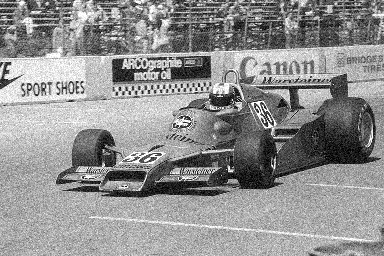
%> input picture racing-noisy.png, 384 x 256 px
$ octave myLPF.m   (GNU Octave 9; MATLAB toolbox functions it lacks are replaced by stand-ins)
%> lines starting %> are read from the running program, lines starting %| are printed output that depends on the picture
### tofloat.m

function [ out, revertclass ] = tofloat( in )
%TOFLOAT Convert image to floating point
%   [OUT, REVERTCLASS] = TOFLOAT(IN) converts the input image IN to
%   floating-point. If IN is a double or single image, then OUT equals IN.
%   Otherwise, OUT equals IM2SINGLE(IN). REVERTCLASS is a function handle
%   that can be used o convert back to the class of IN.
%
%   Author: Roland Bruggmann
%   Created: January 2016
%
%   Reference:
%   Rafael C. Gonzales, Richard E. Woods und Steven L. Eddins.
%   Digital Image Processing using MATLAB(R). 2. Ed.
%   Appendix C. P. 806.
%   Prentice Hall, 2004. isbn: 978-0-982-08540-0.

    identity = @(x) x;
    tosingle = @im2single;

    table = {
        'uint8',   tosingle, @im2uint8
        'uint16',  tosingle, @im2uint16
        'int16',   tosingle, @im2int16
        'logical', tosingle, @logical
        'double',  identity, identity
        'single',  identity, identity
    };

    classIndex = find(strcmp(class(in),table(:,1)));

    if isempty(classIndex)
        error('');
    end

    out = table{classIndex,2}(in);
    revertclass = table{classIndex,3};

end

### paddedsize.m
function PQ = paddedsize(AB, CD, PARAM)
%PADDEDSIZE Computes padded sizes useful for FFT-based filtering.
% PQ = PADDEDSIZE(AB), where AB is a two-element size vector, computes the
% two-element size vecter PQ = 2*AB.
%
% PQ = PADDEDSIZE(AB, 'PWR2') computes the vector PQ such that PQ(1) =
% PQ(2) = 2^nextpow2(2*m), where m is MAX(AB).
%
% PQ = PADDEDSIZE(AB, CD), where AB and CD are two-element size vectors,
% computes the two-element size vector PQ. The elements of PQ are the
% smallest even integers greater than or equal to AB + CD -1.
%
% PQ = PADDEDSIZE(AB, CD, 'PWR2') computes the vector PQ such that PQ(1) =
% PQ(2) = 2^nextpow2(2*m), where m is MAX([AB CD]).
%
% Function rewritten from Gonzalez, Woods, Eddins; Digital Image Processing using Matlab
% Prentice Hall, 2004

if nargin ==1
    PQ = 2*AB;
elseif nargin == 2 & ~ischar(CD)
    PQ = AB +CD -1;
    PQ = 2*ceil(PQ/2);
elseif nargin ==2
    m= max(AB); %Maximum dimension

    %Find power-of-2 at least twice m.
	P = 2^nextpow2(2*m);
	PQ = [P, P];
elseif nargin == 3
    m=max([AB CD]); % Maximum dimension.
    P = 2^nextpow2(2*m);
    PQ = [P, P];
else
    error('Wrong number of inputs')
end

### myLPF.m
input=imread('racing-noisy.png');
%> input is the input picture: size 256x384 uint8; min 0, max 255, mean 144.3

figure,imshow(input);
title('Input Image');

% Get size
dimX = size(input,1);
%> dimX = 256
dimY = size(input,2);
%> dimY = 384

% Convert pixel type to float
[f, revertclass] = tofloat(input);

% Determine good padding for Fourier transform
PQ = paddedsize(size(input));
%> PQ = [512 768]

% Fourier tranform of padded input image
F = fft2(f,PQ(1),PQ(2));
F = fftshift(F);
figure,imshow(log(1+abs((F))), []);
%> after `imshow(log(1+abs((F))), [])`:
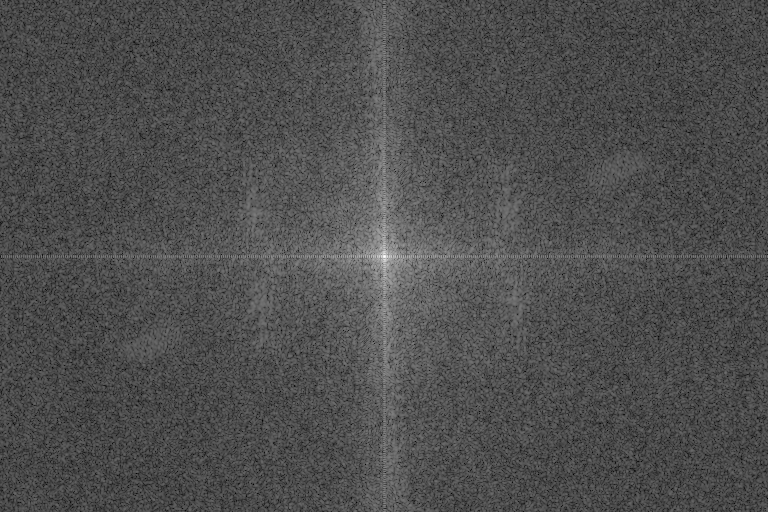
%> displayed picture: size 512x768, on the screen's scale of 0 to 255; min 0, max 255, mean 78.2

% -------------------------------------------------------------------------

%
% Creating Frequency filter and apply - High pass filter
%

%
% ToDo
%
G = F;

% -------------------------------------------------------------------------

% Inverse Fourier Transform
G = ifftshift(G);
g = ifft2(G);
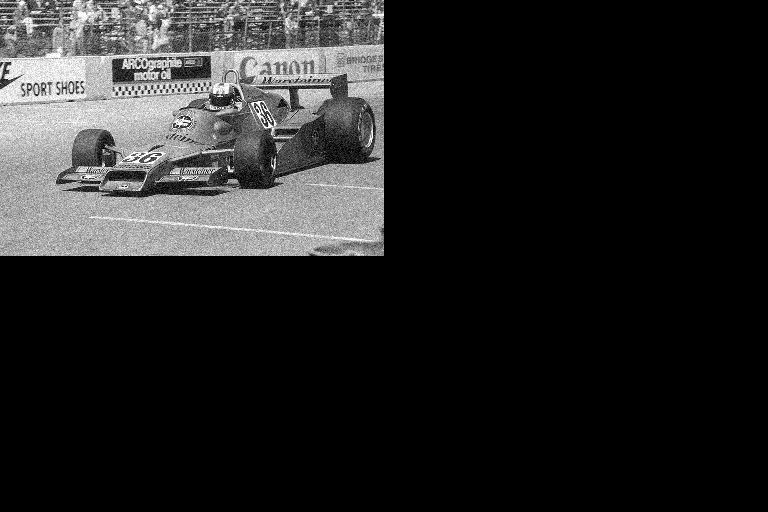
%> g: size 512x768 single; min -2.76e-07, max 1, mean 0.141; drawn with min black and max white

% Revert back to input pixel type
g = revertclass(g);
%> g: size 512x768 uint8

% Crop the image to undo padding
g = g(1:dimX, 1:dimY);

figure,imshow(g, []);
title('Result Image');

$ run again, with cat-halftone.png copied over racing-noisy.png
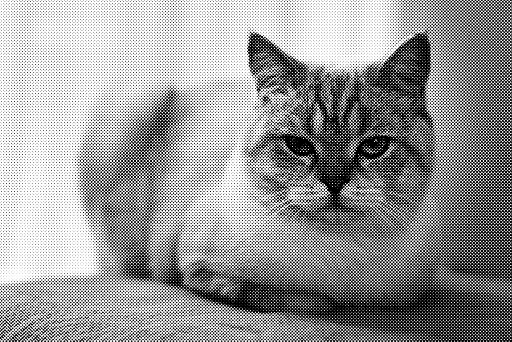
%> input picture cat-halftone.png, 512 x 342 px
%> input is the input picture: size 342x512 uint8; min 0, max 255, mean 151.5
%> `imshow(log(1+abs((F))), [])`:
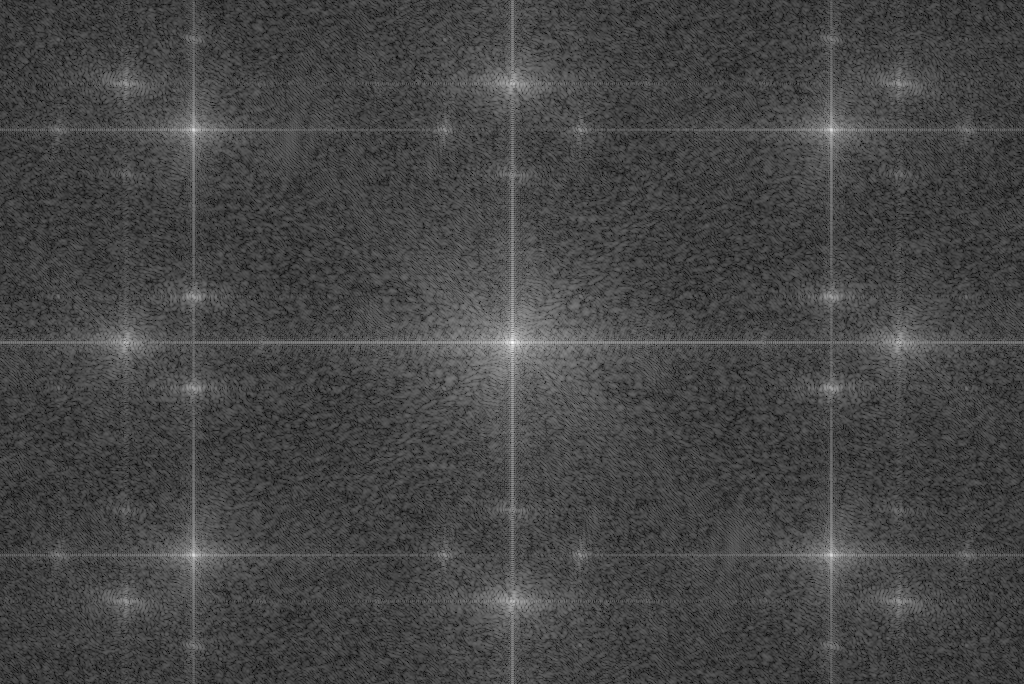
%> displayed picture: size 684x1024, on the screen's scale of 0 to 255; min 0, max 255, mean 69.2
%> `g = ifft2(G);`:
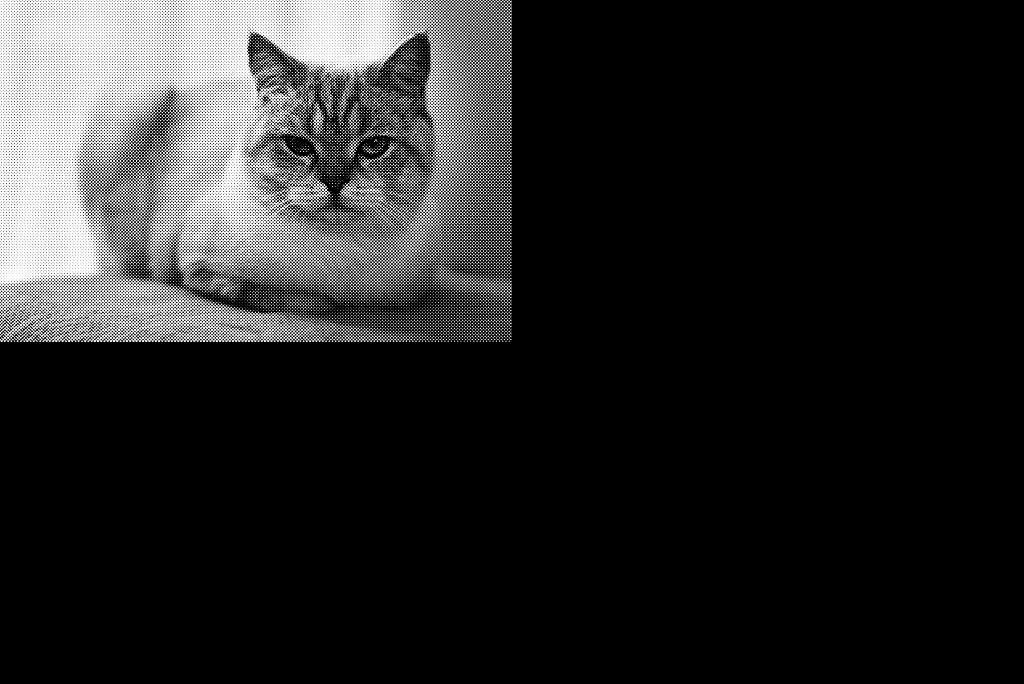
%> g: size 684x1024 single; min -3.33e-07, max 1, mean 0.149; drawn with min black and max white
